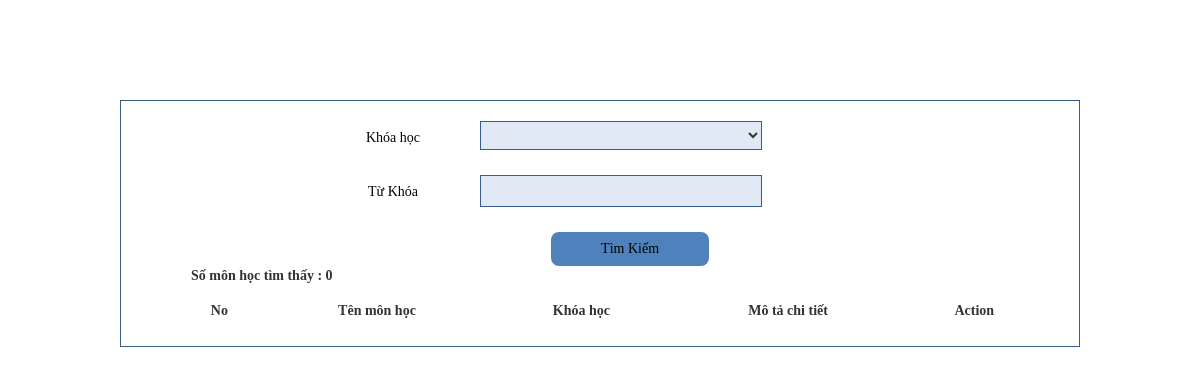
Page /app/view/subject_search.php on the earlier database version.
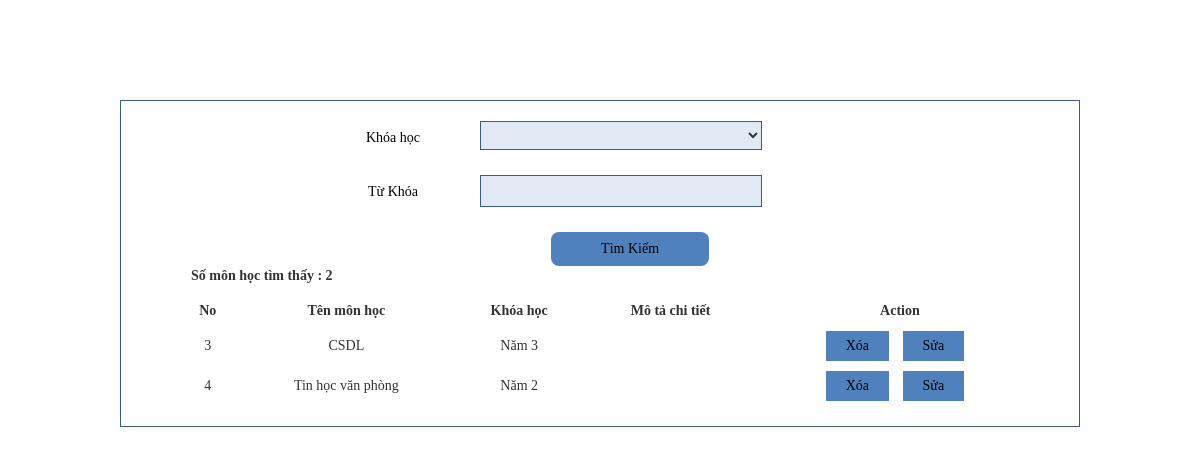
Same page on the later database version.
### tables this page shows
CREATE TABLE `subjects` (
  `id` int(10) NOT NULL,
  `name` varchar(250) NOT NULL,
  `avatar` varchar(250) NOT NULL,
  `description` text NOT NULL,
  `school_year` char(10) NOT NULL,
  `updated` datetime NOT NULL,
  `created` datetime NOT NULL
);

### app/common/define.php (called while the page is built)
<?php
	$listSchoolYear = [
		'01' => 'Năm 1',
		'02' => 'Năm 2',
		'03' => 'Năm 3',
		'04' => 'Năm 4',
	];
?>

### app/model/subject.php (called while the page is built, shortened)
<?php
    include('../common/db.php');
    function showTable(){
        global $conn;
        $sql = "SELECT * FROM `subjects` Where id";
        $stu = $conn->prepare($sql);
        $stu->execute();
        $subject = $stu->fetchAll();
        return $subject;
    }
?>

### app/controller/subject_search.php (called while the page is built, shortened)
<?php
    require '../model/subject.php';
    $rowAll=showTable();
?>

### app/view/subject_search.php (the view, shortened to what this page needs)
<!DOCTYPE html>
<html lang="en">
<head>
    <link rel="stylesheet" href="../../web/subject/subject_search_styles.css">
    <link rel="stylesheet" href="https://maxcdn.bootstrapcdn.com/bootstrap/3.4.1/css/bootstrap.min.css">
</head>
<body>
    <?php
           require '../controller/subject_search.php';
           require '../common/define.php';
    ?>
    <div class="content container">
        <div class='col-md-12'>
            <form name='formsearch' method='GET'>
                <div class="col-md-12 searchbuilding">
                    <div class="col-md-2"></div>
                    <div class="col-sm-2">
                        <div class="key">Khóa học</div>
                    </div>
                    <div class="col-sm-5">
                        <select name="school_year" id="school_year" class="filter" >
                            <option value="none"></option>
                            <?php foreach ($listSchoolYear as $key=>$school_year) : ?>
                                        <option value='<?php echo $key ?>'>
                                        </option>
                            <?php endforeach; ?>
                        </select>
                    </div>
                </div>
                <div class="col-md-12 seacrch">
                    <div class="col-md-2"></div>
                        <div class="col-sm-2">
                            <div class="key">Từ Khóa</div>
                        </div>
                        <div class="col-sm-5">
                            <label for="" style='width:100%'>
                                <input type="text" class="filter" id="filter" name="filter">
                            </label>
                        </div>
                </div>
                <div class="col-md-11" style='text-align: center;margin-top:20px'>
                        <button  type="submit" class="searchvalue"  id="btn-search" name="search" >Tìm Kiếm</button>
                </div>
            </form>
            <div class="col-md-12">
            <div class="count col-md-12">
                 <label class="count__subject">Số môn học tìm thấy : <?php echo count($rowAll) ?></label>
            </div>
                <table id="admin" class="center">
                    <tr class="header">
                        <th style="text-align:center;">No</th>
                        <th style="text-align:center;">Tên môn học</th>
                        <th style="text-align:center;">Khóa học</th>
                        <th style="text-align:center;">Mô tả chi tiết</th>
                        <th style="text-align:center;">Action</th>
                    </tr>
                    <?php foreach ($rowAll as $subject) : ?>
                        <tr>
                            <form action=""
                                  method='POST'>
                                <td>
                                    <?php echo $subject['id']?>
                                </td>
                                <td>
                                    <?php echo $subject['name']?>
                                </td>
                                <td>
                                    <?php foreach ($listSchoolYear as $key=>$school_year) : ?>
                                        <?php
                                            if($subject['school_year'] == $key){
                                                echo $school_year;
                                            }
                                        ?>
                                    <?php endforeach; ?>
                                </td>
                                <td><?php echo $subject['description']?></td>
                                <td>
                                    <button type='button'
                                            name='btnDelete'
                                            id='dialogshow'
                                            onclick="document.getElementById('my-dialog-<?php echo $subject['id']?>').showModal();" >Xóa</button>
                                    <button type='button'
                                            name='btnEdit'
                                            onclick='window.location.href="subject_edit_input.php?id="+"<?php echo $subject['id']?>"'
                                             >Sửa</button>
                                </td>
                            </form>
                        </tr>
                    <?php endforeach; ?>
                </table>
            </div>
        </div>
    </div>
</body>
</html>

### web/subject/subject_search_styles.css (style rules this page uses)
* { font-family: 'Times New Roman', Times, serif; }
input { width: 85%; padding: 5px 5px; border: 1px solid #385d8a; background-color: #e1eaf4; }
table { margin-top: 30px; width: 100%; text-align: center; }
.center { margin-left: auto; margin-right: auto; }
.content { position: relative; width: 80% !important; margin: auto; margin-top: 100px; border: 1px solid #385d8a; }
th,td { padding: 5px 10px !important; }
tr { text-align: center; }
select { width: 85%; padding: 5px 5px; border: 1px solid #385d8a; background-color: #e1eaf4; }
.searchbuilding { margin-bottom: 20px; }
.content.container > div { margin: 20px 10px; box-sizing: border-box; }
tr > td:last-child > button { background-color: #4f81bd; color: black; padding: 5px 20px; border: none; margin-right: 10px; }
.searchvalue { border-radius: 8px; color: black; background-color: #4f81bd; padding: 7px 15px; text-align: center; border:none; width: 20%; margin-left: 115px; }
.key { padding: 7px 10px; color: black; background-color: #FFFFFF; text-align: center; }

Differences in the rows shown:
added subjects: id "3", name "CSDL", school_year "Năm 3"
added subjects: id "4", name "Tin học văn phòng", school_year "Năm 2"
Other differences:
count($rowAll): "0" → "2"
